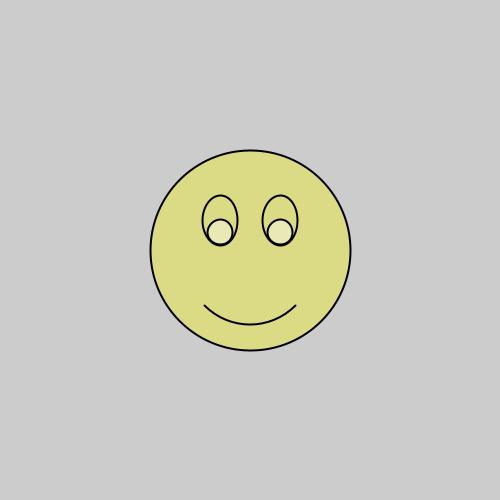
Frame 1 (no input)
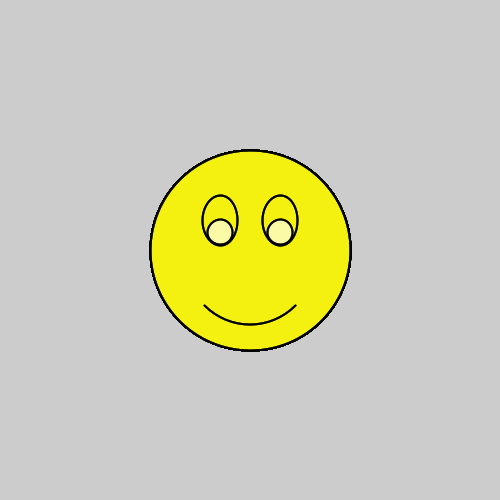
Frame 60 (the mouse pressed at the canvas centre just before this capture)
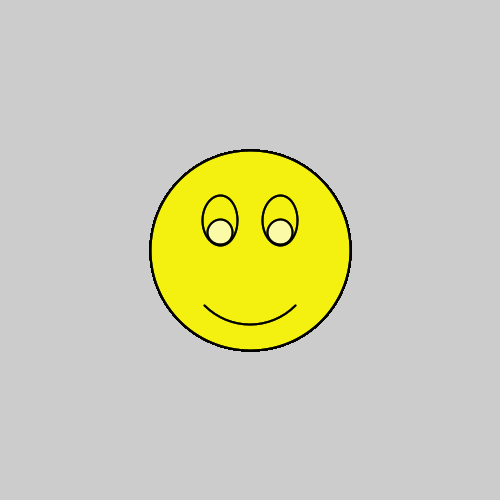
Frame 120 (the mouse held since frame 60 and released just before this capture)

The Processing sketch that drew these frames (run headless with seeded random() and noise(); from frame 60 on, the mouse is pressed at the canvas centre):

// Processing sketch: sketch_210520a
// ── sketch_210520a.pde
void setup() {
  size(500, 500);
}

void draw() {
  strokeWeight(2);
  fill(245, 243, 15, 96);
  circle(250, 250, 200);
  
  fill(0, 0, 0, 0);
  ellipse(220, 220, 35, 50);
  ellipse(280, 220, 35, 50);
  
  fill(255, 255, 255, 100);
  ellipse(220, 232, 25, 25);
  ellipse(280, 232, 25, 25);
  
  noFill();
  arc(250, 260, 130, 130, QUARTER_PI, PI - QUARTER_PI);
}
